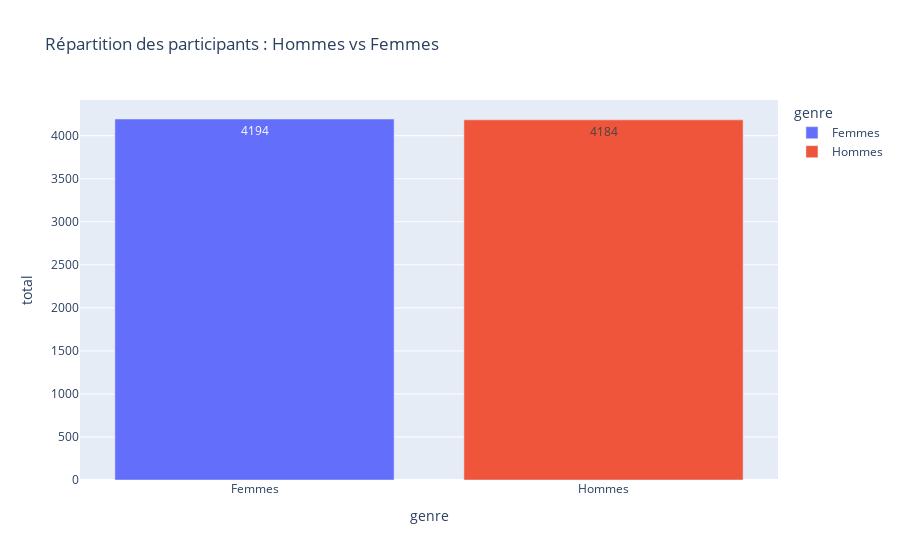

Source (notebook cell):
### Markdown cell above
### Répartition Hommes / Femmes

### Code cell
df['gender_distinct'] = df['gender'].map({0: 'Hommes', 1: 'Femmes'})


gender_counts = df['gender_distinct'].value_counts().reset_index()
gender_counts.columns = ['genre', 'total']

fig = px.bar(
    gender_counts,
    x='genre',
    y='total',
    text='total',  # Affiche le nombre au-dessus des barres
    title='Répartition des participants : Hommes vs Femmes',
    color='genre'
)

fig.show()

### Figure 1 — Plotly figure (JSON) as saved in the notebook; plotly's stock layout.template omitted (floating-point values rounded to 4 significant figures)
{"data": [{"alignmentgroup": "True", "hovertemplate": "genre=%{x}<br>total=%{text}<extra></extra>", "legendgroup": "Femmes", "marker": {"color": "#636efa", "pattern": {"shape": ""}}, "name": "Femmes", "offsetgroup": "Femmes", "orientation": "v", "showlegend": true, "text": [4194], "textposition": "auto", "type": "bar", "x": ["Femmes"], "xaxis": "x", "y": [4194], "yaxis": "y"}, {"alignmentgroup": "True", "hovertemplate": "genre=%{x}<br>total=%{text}<extra></extra>", "legendgroup": "Hommes", "marker": {"color": "#EF553B", "pattern": {"shape": ""}}, "name": "Hommes", "offsetgroup": "Hommes", "orientation": "v", "showlegend": true, "text": [4184], "textposition": "auto", "type": "bar", "x": ["Hommes"], "xaxis": "x", "y": [4184], "yaxis": "y"}], "layout": {"barmode": "relative", "legend": {"title": {"text": "genre"}, "tracegroupgap": 0}, "title": {"text": "Répartition des participants : Hommes vs Femmes"}, "xaxis": {"anchor": "y", "categoryarray": ["Femmes", "Hommes"], "categoryorder": "array", "domain": [0, 1], "title": {"text": "genre"}}, "yaxis": {"anchor": "x", "domain": [0, 1], "title": {"text": "total"}}}}
